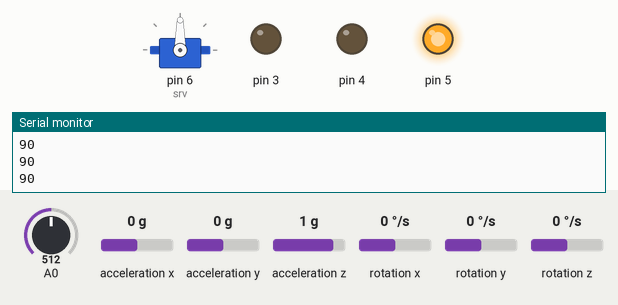
Bench run of a sketch on a simulated Arduino Uno, built with avr-gcc and run on an emulated ATmega328P. Shown: servo, output pins drawn as LEDs (lit = HIGH), the last lines printed to the serial monitor. The inputs (shaded band) are chosen by the test bench; at power-on: A0 = 512, acceleration x 0 g, acceleration z 1 g, acceleration y 0 g, rotation x 0 °/s, rotation y 0 °/s, rotation z 0 °/s.

Above: at 4.2 s.
4.3 s: A0 set to 716
At 5.4 s:
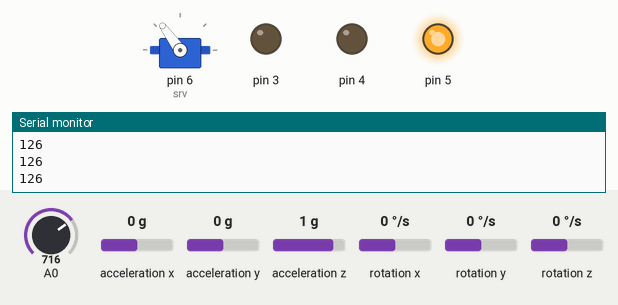
5.8 s: acceleration x set to -0.2 g
At 6.7 s:
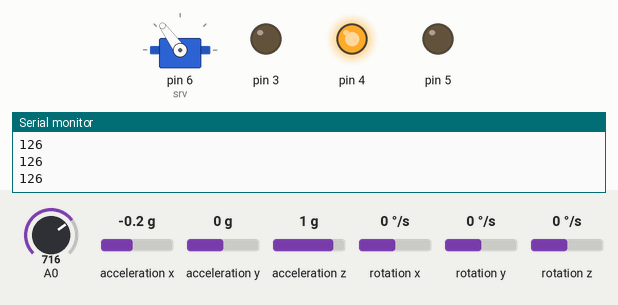
7.3 s: acceleration z set to 0.7 g
8.8 s: acceleration z set to 0.4 g
At 9.3 s:
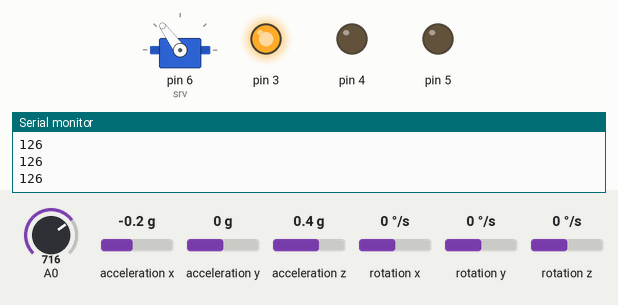
10.3 s: A0 set to 992
At 10.9 s:
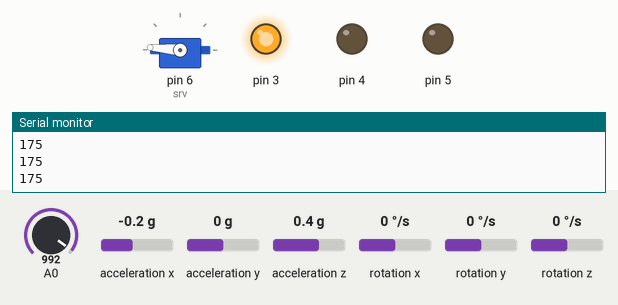
11.8 s: acceleration y set to -0.2 g
13.3 s: acceleration y set to -0.5 g
At 13.9 s:
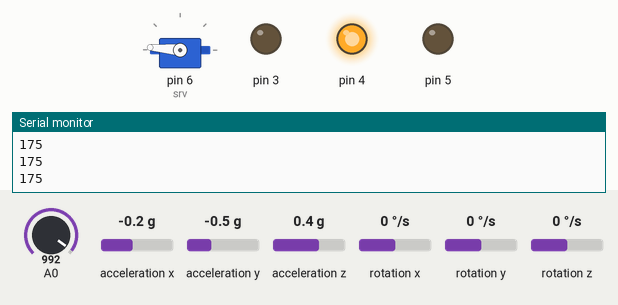
Timing chart, 0 to 15.8 s (numbered marks = the images above; inputs shaded):
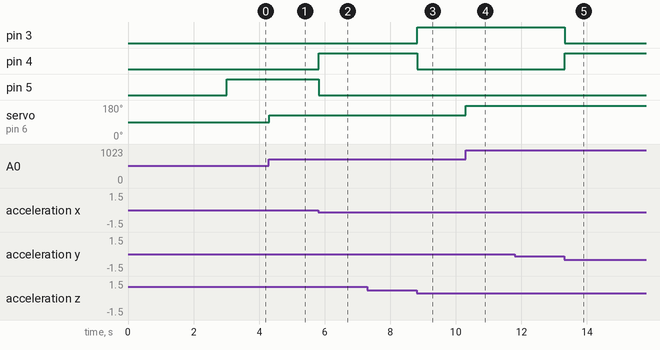

Measured:
- the behaviour switches between 0 and -0.1 g on acceleration x (found by bisection; images 1 and 2)
- the behaviour switches between 0.6 and 0.5 g on acceleration z (found by bisection; images 2 and 3)
- the behaviour switches between -0.3 and -0.4 g on acceleration y (found by bisection; images 4 and 5)
- after the input at 4.3 s, servo on pin 6 (srv): 90° → 126° at once
- after the input at 5.8 s, pin 4: LOW → HIGH at once; pin 5: HIGH → LOW at once
- after the input at 8.8 s, pin 3: LOW → HIGH at once; pin 4: HIGH → LOW at once
- after the input at 10.3 s, servo on pin 6 (srv): 126° → 175° at once
- after the input at 13.3 s, pin 3: HIGH → LOW at once; pin 4: LOW → HIGH at once

The sketch:

gun2.ino
```cpp
#include <MPU6050_tockn.h>
#include <Wire.h>
#include <Servo.h>

MPU6050 mpu6050(Wire);
long timer = 0;

Servo srv;

void setup() {
  Serial.begin(9600);
  Wire.begin();
  mpu6050.begin();
  mpu6050.calcGyroOffsets(true);

  srv.attach(6);

  for(int i=3; i<=5; i++)
    pinMode(i, OUTPUT);
}

void loop() {
  mpu6050.update();
 // Serial.println(analogRead(A0));
  int pot = map(analogRead(A0),5,1018, 0,180);
  Serial.println(pot);
  srv.write(pot);delay(10);
  if(millis() - timer > 1000){


    if(mpu6050.getAngleY() >= 20){
      Blue();
    }

    if(mpu6050.getAngleY() <= 0){
      Red();
    }
    if(mpu6050.getAngleY() < 20 && mpu6050.getAngleY() > 0)
    {
      Yellow();
    }

  }
}

void Blue(){
  digitalWrite(3,1);
  digitalWrite(4,0);
  digitalWrite(5,0);
}

void Red(){
  digitalWrite(3,0);
  digitalWrite(4,0);
  digitalWrite(5,1);
}

void Yellow(){
  digitalWrite(3,0);
  digitalWrite(4,1);
  digitalWrite(5,0);
}
```
